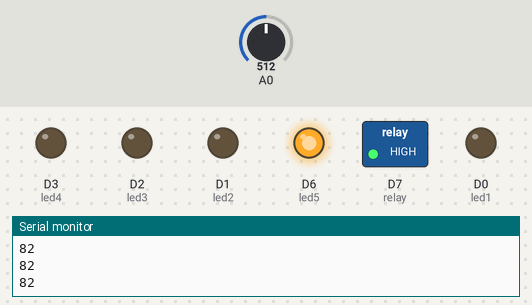
Bench run of a sketch on a simulated ESP8266 (NodeMCU). On the bench: switched loads named in the sketch (green lamp = pin HIGH), output pins drawn as LEDs (lit = HIGH), the last lines printed to the serial monitor. The test bench sets the inputs (shaded band); at power-on: A0 = 512.

Above: at 1.2 s.
1.3 s: A0 set to 535
At 2.5 s:
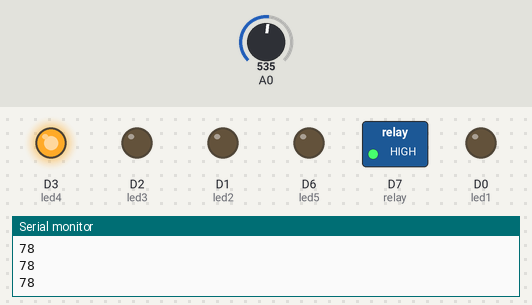
2.8 s: A0 set to 630
4.3 s: A0 set to 660
At 5.2 s:
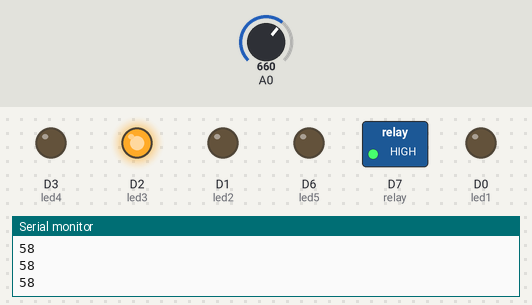
5.8 s: A0 set to 762
7.3 s: A0 set to 783
At 8.1 s:
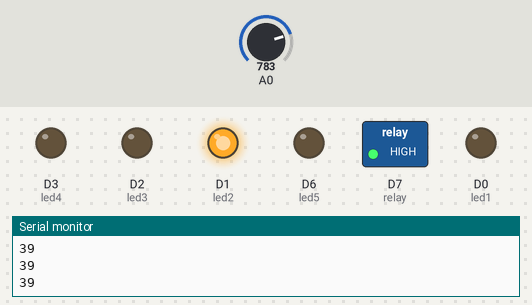
8.8 s: A0 set to 716
At 9.8 s:
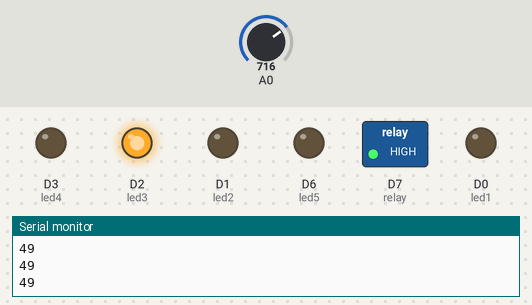
Timing chart, 0 to 11.3 s (numbered marks = the images above; inputs shaded):
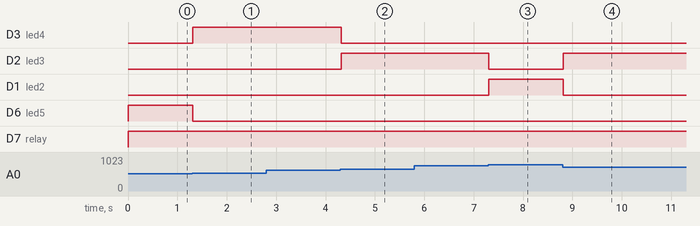

The sketch:

watering_system_offline.ino
```cpp
#include "config.h"

void setup()
{
  //begin serial
  Serial.begin(9600);

  //pin mode
  pinMode(led1, OUTPUT);
  pinMode(led2, OUTPUT);
  pinMode(led3, OUTPUT);
  pinMode(led4, OUTPUT);
  pinMode(led5, OUTPUT);
  pinMode(relay, OUTPUT);

  //initial value
  digitalWrite(led1, LOW);
  digitalWrite(led2, LOW);
  digitalWrite(led3, LOW);
  digitalWrite(led4, LOW);
  digitalWrite(led5, LOW);

  //relay active low
  //digitalWrite(relay, HIGH);
  //relay active hi
  digitalWrite(relay, LOW);
}

void loop()
{
  int sensorValue = analogRead(A0);
  byte mappedValue = map(sensorValue, 400, 1024, 100, 0);
  Serial.println(mappedValue);
  //tweaking some inconsistan reading value
  if (mappedValue > 100) {
    mappedValue = 100;
  }

  //for builtin led notification system
  if (mappedValue > 3 && mappedValue <= 20)
  {
    digitalWrite(led1, HIGH);
    digitalWrite(led2, LOW);
    digitalWrite(led3, LOW);
    digitalWrite(led4, LOW);
    digitalWrite(led5, LOW);
  } else if (mappedValue > 20 && mappedValue <= 40) {
    digitalWrite(led1, LOW);
    digitalWrite(led2, HIGH);
    digitalWrite(led3, LOW);
    digitalWrite(led4, LOW);
    digitalWrite(led5, LOW);
  } else if (mappedValue > 40 && mappedValue <= 60) {
    digitalWrite(led1, LOW);
    digitalWrite(led2, LOW);
    digitalWrite(led3, HIGH);
    digitalWrite(led4, LOW);
    digitalWrite(led5, LOW);
  } else if (mappedValue > 60 && mappedValue <= 80) {
    digitalWrite(led1, LOW);
    digitalWrite(led2, LOW);
    digitalWrite(led3, LOW);
    digitalWrite(led4, HIGH);
    digitalWrite(led5, LOW);
  } else if (mappedValue > 80 && mappedValue <= 100) {
    digitalWrite(led1, LOW);
    digitalWrite(led2, LOW);
    digitalWrite(led3, LOW);
    digitalWrite(led4, LOW);
    digitalWrite(led5, HIGH);
    digitalWrite(relay, HIGH);
  } else {
    digitalWrite(led1, LOW);
    digitalWrite(led2, LOW);
    digitalWrite(led3, LOW);
    digitalWrite(led4, LOW);
    digitalWrite(led5, LOW);
  }
  delay(20);
}
```

config.h
```cpp
//lib config
#include <ESP8266WiFi.h>

//pinout config out control
const int led1 = D0;
const int led2 = D1;
const int led3 = D2;
const int led4 = D3;
const int led5 = D6;
const int relay = D7;
```

Measured:
- the behaviour switches between 521 and 522 on A0 (found by bisection; images 0 and 1)
- the behaviour switches between 646 and 647 on A0 (found by bisection; images 1 and 2)
- the behaviour switches between 771 and 772 on A0 (found by bisection; images 2 and 3)
- after the input at 1.3 s, D3 (led4): LOW → HIGH at once; D6 (led5): HIGH → LOW at once
- after the input at 4.3 s, D3 (led4): HIGH → LOW at once; D2 (led3): LOW → HIGH at once
- after the input at 7.3 s, D2 (led3): HIGH → LOW at once; D1 (led2): LOW → HIGH at once
- after the input at 8.8 s, D2 (led3): LOW → HIGH at once; D1 (led2): HIGH → LOW at once
